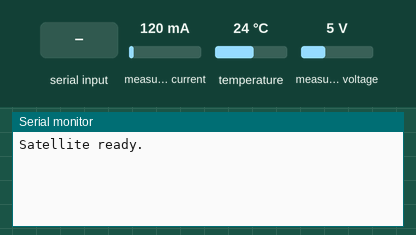
A sketch run on a simulated ESP32. On the bench: the last lines printed to the serial monitor. Wiring (inferred from the names in the program): TMP102 temperature sensor at I2C address 0x48. The test bench sets the inputs (shaded band); at power-on: measured current 120 mA, temperature 24 °C, measured voltage 5 V.

Above: at 1.2 s.
1.3 s: "ALL\n" received over the second serial link
At 1.8 s:
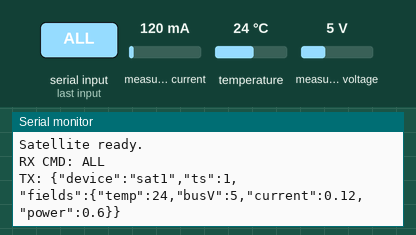
2.8 s: "READ\n" received over the second serial link
At 3.3 s:
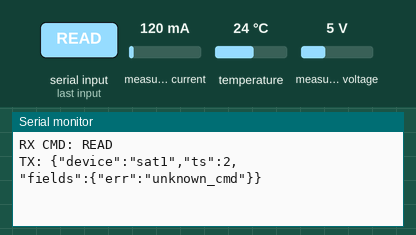
4.3 s: "TEMP\n" received over the second serial link
At 5.5 s:
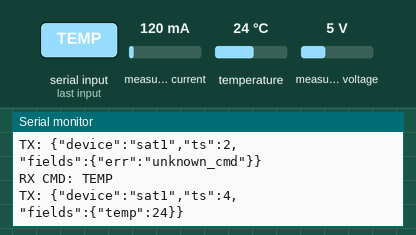
5.8 s: "POWER\n" received over the second serial link
At 7.0 s:
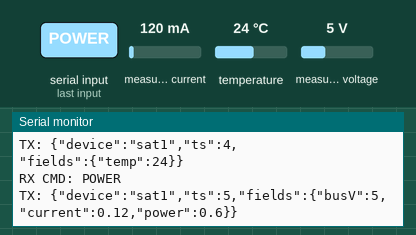
7.3 s: "GPS\n" received over the second serial link
At 7.9 s:
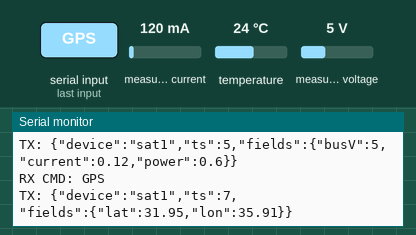

The sketch:

.Satellite.ino
```cpp
// Satellite.ino
// ESP32 + HC-12: executes commands, reads sensors, replies with unified JSON
// Sensors: TMP102 (I2C 0x48), INA219 (Adafruit), (GPS optional placeholder)

#include <Arduino.h>
#include <Wire.h>
#include <ArduinoJson.h>
#include <Adafruit_INA219.h>

// ---------- HC-12 serial ----------
HardwareSerial& HC12 = Serial2; // RX/TX on pins below
const int HC12_RX = 16; // ESP32 RX <- HC-12 TX
const int HC12_TX = 17; // ESP32 TX -> HC-12 RX

// ---------- I2C ----------
const int I2C_SDA = 21;
const int I2C_SCL = 22;

// ---------- TMP102 ----------
static const uint8_t TMP102_ADDR = 0x48;
static const uint8_t TMP102_REG_TEMP = 0x00;

// ---------- INA219 ----------
Adafruit_INA219 ina219;

// ---------- JSON buffer ----------
StaticJsonDocument<512> resp;

// ---------- Helpers ----------
bool readTMP102C(float& tC) {
  Wire.beginTransmission(TMP102_ADDR);
  Wire.write(TMP102_REG_TEMP);
  if (Wire.endTransmission(false) != 0) return false;

  if (Wire.requestFrom((int)TMP102_ADDR, 2) != 2) return false;
  uint8_t msb = Wire.read();
  uint8_t lsb = Wire.read();
  int16_t raw = ((msb << 8) | lsb) >> 4;
  if (raw & 0x800) raw -= 4096;
  tC = raw * 0.0625f;
  return true;
}

bool readPowerPack(float& v, float& i_A, float& p_W) {
  v   = ina219.getBusVoltage_V();
  float i_mA = ina219.getCurrent_mA();
  i_A = i_mA / 1000.0f;
  p_W = v * i_A;
  return true;
}

// ---------- Example: GPS placeholder ----------
bool readGPS(float& lat, float& lon) {
  // TODO: replace with TinyGPS++ reading if GPS is connected
  lat = 31.950000f; // demo
  lon = 35.910000f; // demo
  return true;
}

// ---------- Fields Fillers (Handlers) ----------
bool hTEMP(JsonObject f) {
  float t;
  if (!readTMP102C(t)) return false;
  f["temp"] = t;
  return true;
}

bool hPOWER(JsonObject f) {
  float v,i,p;
  if (!readPowerPack(v,i,p)) return false;
  f["busV"]   = v;
  f["current"]= i;
  f["power"]  = p;
  return true;
}

bool hGPS(JsonObject f) {
  float lat, lon;
  if (!readGPS(lat, lon)) return false;
  f["lat"] = lat;
  f["lon"] = lon;
  return true;
}

// ---------- Command table ----------
typedef bool (*HandlerFn)(JsonObject);
struct Cmd { const char* name; HandlerFn fn; };

Cmd CMDS[] = {
  {"TEMP",  hTEMP},
  {"POWER", hPOWER},
  {"GPS",   hGPS},
  {"ALL",   nullptr}, // special
};

void sendResponse(const char* device, std::function<void(JsonObject)> fill) {
  resp.clear();
  resp["device"] = device;
  resp["ts"]     = (uint32_t)(millis()/1000); // bridge will fix if too small
  JsonObject f   = resp.createNestedObject("fields");
  fill(f);

  String out;
  serializeJson(resp, out);
  HC12.println(out);
  Serial.print("TX: "); Serial.println(out);
}

void handleCommand(const String& cmdRaw) {
  String cmd = cmdRaw;
  cmd.trim(); cmd.toUpperCase();

  if (cmd == "ALL") {
    sendResponse("sat1", [&](JsonObject f){
      hTEMP(f); hPOWER(f); /* hGPS(f); */ // enable if GPS available
    });
    return;
  }

  for (auto &c : CMDS) {
    if (c.fn && cmd == c.name) {
      sendResponse("sat1", [&](JsonObject f){ c.fn(f); });
      return;
    }
  }

  // JSON command form: {"cmd":"READ","fields":["TEMP","POWER","GPS"]}
  StaticJsonDocument<256> q;
  DeserializationError e = deserializeJson(q, cmdRaw);
  if (!e) {
    const char* ctype = q["cmd"] | "";
    if (String(ctype).equalsIgnoreCase("READ") && q["fields"].is<JsonArray>()) {
      sendResponse("sat1", [&](JsonObject f){
        for (JsonVariant v : q["fields"].as<JsonArray>()) {
          String key = v.as<const char*>();
          key.trim(); key.toUpperCase();
          if (key == "TEMP")  hTEMP(f);
          else if (key == "POWER") hPOWER(f);
          else if (key == "GPS")   hGPS(f);
        }
      });
      return;
    }
  }

  sendResponse("sat1", [&](JsonObject f){ f["err"] = "unknown_cmd"; });
}

void setup() {
  Serial.begin(115200);
  Wire.begin(I2C_SDA, I2C_SCL);
  HC12.begin(9600, SERIAL_8N1, HC12_RX, HC12_TX);

  if (!ina219.begin()) {
    Serial.println("INA219 not found!");
  } else {
    ina219.setCalibration_32V_2A();
  }
  Serial.println("Satellite ready.");
}

void loop() {
  static String buf;
  while (HC12.available()) {
    char c = HC12.read();
    if (c == '\n') {
      if (buf.length()) {
        Serial.print("RX CMD: "); Serial.println(buf);
        handleCommand(buf);
        buf = "";
      }
    } else {
      buf += c;
    }
  }
}
```

Measured:
- after the input at 1.3 s, the serial monitor: prints a new line at once (image 1)
- after the input at 2.8 s, the serial monitor: prints a new line at once (image 2)
- after the input at 4.3 s, the serial monitor: prints a new line at once (image 3)
- after the input at 5.8 s, the serial monitor: prints a new line at once (image 4)
- after the input at 7.3 s, the serial monitor: prints a new line at once (image 5)
